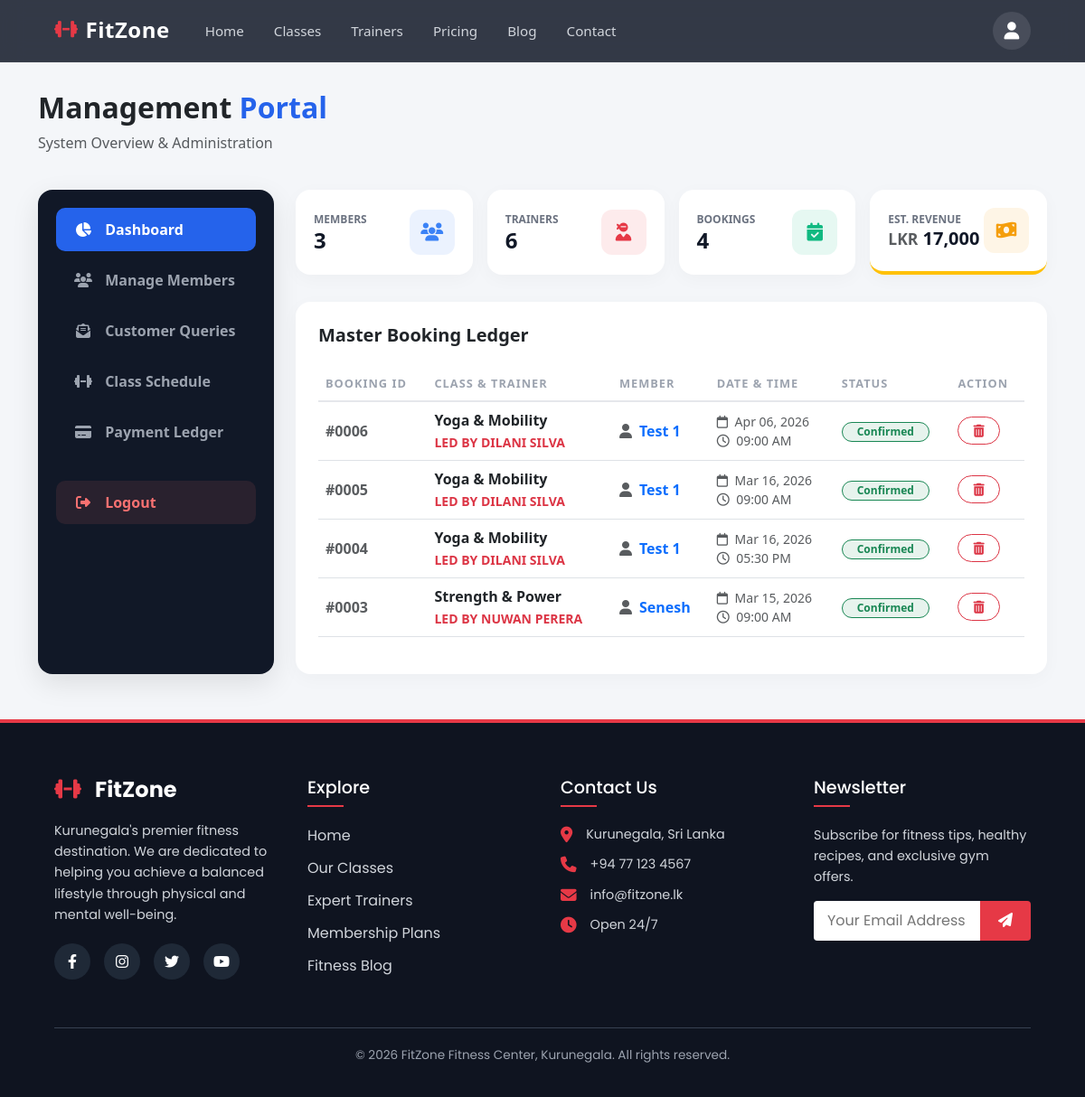
/admin_dashboard.php (signed in), run on the app's committed database.
### tables this page shows
CREATE TABLE `bookings` (
  `id` int(11) NOT NULL,
  `user_id` int(11) NOT NULL,
  `class_name` varchar(100) NOT NULL,
  `trainer_name` varchar(100) DEFAULT NULL,
  `booking_date` date NOT NULL,
  `booking_time` varchar(20) NOT NULL,
  `status` enum('Pending','Confirmed','Waitlist','Cancelled') DEFAULT 'Pending',
  `created_at` timestamp NOT NULL DEFAULT current_timestamp()
);

CREATE TABLE `users` (
  `id` int(11) NOT NULL,
  `fullname` varchar(100) NOT NULL,
  `email` varchar(100) NOT NULL,
  `password` varchar(255) NOT NULL,
  `goal` varchar(50) DEFAULT 'general',
  `role` enum('member','trainer','admin') DEFAULT 'member',
  `created_at` timestamp NOT NULL DEFAULT current_timestamp(),
  `subscription_plan` varchar(50) DEFAULT 'Basic'
);

### admin_dashboard.php (the view, shortened to what this page needs)
<?php
include 'header.php';
require 'db_config.php';
$member_query = $conn->query("SELECT COUNT(id) AS total FROM users WHERE role = 'member'");
$total_members = $member_query->fetch_assoc()['total'];
$trainers_query = $conn->query("SELECT COUNT(*) AS total FROM users WHERE role = 'trainer'");
$total_trainers = $trainers_query->fetch_assoc()['total'];
$bookings_count_query = $conn->query("SELECT COUNT(*) AS total FROM bookings");
$total_bookings = $bookings_count_query->fetch_assoc()['total'];
$master_schedule_query = $conn->query("
    SELECT b.id, b.class_name, b.trainer_name, b.booking_date, b.booking_time, b.status, u.fullname AS member_name
    FROM bookings b
    JOIN users u ON b.user_id = u.id
    ORDER BY b.booking_date DESC, b.booking_time DESC
");
$total_revenue_query = $conn->query("SELECT SUM(amount) as total FROM payments");
$real_revenue = $total_revenue_query->fetch_assoc()['total'];
$total_revenue = $real_revenue ? $real_revenue : 0;
?>
<link href="https://cdn.jsdelivr.net/npm/bootstrap@5.3.0/dist/css/bootstrap.min.css" rel="stylesheet">
<div class="container dashboard-wrapper">
    <div class="row mb-4">
        <div class="col-12">
            <h2 class="fw-bold text-dark">Management <span style="color: var(--fz-blue);">Portal</span></h2>
            <p class="text-muted">System Overview & Administration</p>
        </div>
    </div>
    <div class="row">
        <div class="col-lg-3 mb-4 mb-lg-0">
            <div class="dash-sidebar">
                <a href="admin_dashboard.php" class="dash-nav-link active"><i class="fa-solid fa-chart-pie"></i> Dashboard</a>
                <a href="admin_members.php" class="dash-nav-link"><i class="fa-solid fa-users"></i> Manage Members</a>
                <a href="admin_queries.php" class="dash-nav-link"><i class="fa-solid fa-envelope-open-text"></i> Customer Queries</a>
                <a href="admin_schedule.php" class="dash-nav-link"><i class="fa-solid fa-dumbbell"></i> Class Schedule</a>
                <a href="admin_payments.php" class="dash-nav-link"><i class="fa-solid fa-credit-card"></i> Payment Ledger</a>
                <a href="logout.php" class="dash-nav-link logout"><i class="fa-solid fa-right-from-bracket"></i> Logout</a>
            </div>
        </div>
        <div class="col-lg-9">
            <div class="row g-3">
                <div class="col-md-3">
                    <div class="admin-stat-card">
                        <div>
                            <p>Members</p>
                            <h3><?php echo $total_members; ?></h3>
                        </div>
                        <div class="icon-box bg-blue-light"><i class="fa-solid fa-users"></i></div>
                    </div>
                </div>
                <div class="col-md-3">
                    <div class="admin-stat-card">
                        <div>
                            <p>Trainers</p>
                            <h3><?php echo $total_trainers; ?></h3>
                        </div>
                        <div class="icon-box bg-red-light"><i class="fa-solid fa-user-ninja"></i></div>
                    </div>
                </div>
                <div class="col-md-3">
                    <div class="admin-stat-card">
                        <div>
                            <p>Bookings</p>
                            <h3><?php echo $total_bookings; ?></h3>
                        </div>
                        <div class="icon-box bg-green-light"><i class="fa-solid fa-calendar-check"></i></div>
                    </div>
                </div>
                <div class="col-md-3">
                    <div class="admin-stat-card border-bottom border-warning border-4">
                        <div>
                            <p>Est. Revenue</p>
                            <h3 class="fs-5"><span class="text-muted small">LKR</span> <?php echo number_format($total_revenue); ?></h3>
                        </div>
                        <div class="icon-box bg-gold-light"><i class="fa-solid fa-money-bill-wave"></i></div>
                    </div>
                </div>
            </div>
            <div class="table-card">
                <h5 class="fw-bold mb-4">Master Booking Ledger</h5>
                <div class="table-responsive">
                    <table class="table table-hover align-middle">
                        <thead>
                            <tr>
                                <th>Booking ID</th>
                                <th>Class & Trainer</th>
                                <th>Member</th>
                                <th>Date & Time</th>
                                <th>Status</th>
                                <th>Action</th>
                            </tr>
                        </thead>
                        <tbody>
                            <?php if ($master_schedule_query->num_rows > 0): ?>
                                <?php while ($row = $master_schedule_query->fetch_assoc()): ?>
                                    <tr>
                                        <td class="text-muted fw-bold">#<?php echo str_pad($row['id'], 4, '0', STR_PAD_LEFT); ?></td>
                                        <td class="fw-bold text-dark">
                                            <?php echo htmlspecialchars($row['class_name']); ?><br>
                                            <span class="text-danger small fw-bold text-uppercase">Led by <?php echo htmlspecialchars($row['trainer_name']); ?></span>
                                        </td>
                                        <td class="text-primary fw-bold"><i class="fa-solid fa-user me-2 text-muted"></i><?php echo htmlspecialchars($row['member_name']); ?></td>
                                        <td class="text-muted small">
                                            <i class="fa-regular fa-calendar me-1"></i> <?php echo date('M d, Y', strtotime($row['booking_date'])); ?><br>
                                            <i class="fa-regular fa-clock me-1"></i> <?php echo htmlspecialchars($row['booking_time']); ?>
                                        </td>
                                        <td>
                                            <?php if ($row['status'] == 'Confirmed'): ?>
                                                <span class="badge bg-success bg-opacity-10 text-success border border-success rounded-pill px-3 py-1">Confirmed</span>
                                            <?php elseif ($row['status'] == 'Pending'): ?>
                                                <span class="badge bg-warning bg-opacity-10 text-warning border border-warning rounded-pill px-3 py-1">Pending</span>
                                            <?php else: ?>
                                                <span class="badge bg-secondary bg-opacity-10 text-secondary border border-secondary rounded-pill px-3 py-1"><?php echo htmlspecialchars($row['status']); ?></span>
                                            <?php endif; ?>
                                        </td>
                                        <td>
                                            <form action="delete_booking.php" method="POST" class="m-0" onsubmit="return confirm('Are you sure you want to permanently delete this booking?');">
                                                <button type="submit" class="btn btn-sm btn-outline-danger fw-bold rounded-pill px-3"><i class="fa-solid fa-trash-can"></i></button>
                                            </form>
                                        </td>
                                    </tr>
                                <?php endwhile; ?>
                            <?php else: ?>
                                <tr>
                                    <td colspan="6" class="text-center text-muted py-5"><i class="fa-solid fa-folder-open fs-2 mb-3 d-block opacity-50"></i>No bookings found.</td>
                                </tr>
                            <?php endif; ?>
                        </tbody>
                    </table>
                </div>
            </div>
        </div>
    </div>
</div>
<?php include 'footer.php'; ?>

### style.css (style rules this page uses)
html, body { margin: 0; padding: 0; width: 100%; height: 100%; font-family: 'Poppins', sans-serif; background-color: #f9fafb; color: #374151; overflow-x: hidden; }

### header.php (style rules this page uses)
:root { --primary-red: #e63946; --dark-bg: rgba(17, 24, 39, 0.85); }

### admin_dashboard.php (style rules this page uses)
:root { --fz-red: #e63946; --fz-dark: #111827; --fz-blue: #2563eb; }
body { background-color: #f4f6f9; }
.dashboard-wrapper { margin-top: 100px; margin-bottom: 50px; }
.dash-sidebar { background: var(--fz-dark); border-radius: 16px; padding: 20px; box-shadow: 0 10px 30px rgba(0, 0, 0, 0.1); height: 100%; }
.dash-nav-link { display: block; padding: 12px 20px; color: #9ca3af; text-decoration: none; font-weight: 600; border-radius: 10px; margin-bottom: 8px; transition: all 0.3s ease; }
.dash-nav-link i { margin-right: 10px; width: 20px; text-align: center; }
.dash-nav-link:hover, .dash-nav-link.active { background-color: var(--fz-blue); color: #fff; }
.dash-nav-link.logout { color: #f87171; margin-top: 30px; background-color: rgba(248, 113, 113, 0.1); }
.admin-stat-card { background: #fff; border-radius: 16px; padding: 20px; box-shadow: 0 5px 20px rgba(0, 0, 0, 0.03); display: flex; align-items: center; justify-content: space-between; height: 100%; }
.admin-stat-card .icon-box { width: 50px; height: 50px; border-radius: 12px; display: flex; align-items: center; justify-content: center; font-size: 1.25rem; }
.bg-red-light { background: rgba(230, 57, 70, 0.1); color: var(--fz-red); }
.bg-blue-light { background: rgba(59, 130, 246, 0.1); color: #3b82f6; }
.bg-green-light { background: rgba(16, 185, 129, 0.1); color: #10b981; }
.bg-gold-light { background: rgba(245, 158, 11, 0.1); color: #f59e0b; }
.admin-stat-card h3 { font-size: 1.5rem; font-weight: 800; margin: 0; color: var(--fz-dark); }
.admin-stat-card p { color: #6b7280; font-weight: 600; margin: 0; font-size: 0.75rem; text-transform: uppercase; }
.table-card { background: #fff; border-radius: 16px; padding: 25px; box-shadow: 0 5px 20px rgba(0, 0, 0, 0.03); margin-top: 30px; }
.table thead th { border-bottom: 2px solid #e5e7eb; color: #9ca3af; font-weight: 600; text-transform: uppercase; font-size: 0.8rem; letter-spacing: 1px; }

### data on the page
bookings: id "0006", class_name "Yoga & Mobility", trainer_name "DILANI SILVA", user.fullname "Test 1", booking_date "Apr 06, 2026", booking_time "09:00 AM", status "Confirmed"
bookings: id "0005", class_name "Yoga & Mobility", trainer_name "DILANI SILVA", user.fullname "Test 1", booking_date "Mar 16, 2026", booking_time "09:00 AM", status "Confirmed"
bookings: id "0004", class_name "Yoga & Mobility", trainer_name "DILANI SILVA", user.fullname "Test 1", booking_date "Mar 16, 2026", booking_time "05:30 PM", status "Confirmed"
bookings: id "0003", class_name "Strength & Power", trainer_name "NUWAN PERERA", user.fullname "Senesh", booking_date "Mar 15, 2026", booking_time "09:00 AM", status "Confirmed"

### other printed values
$total_members "3"
$total_trainers "6"
$total_bookings "4"
$total_revenue "17,000"
